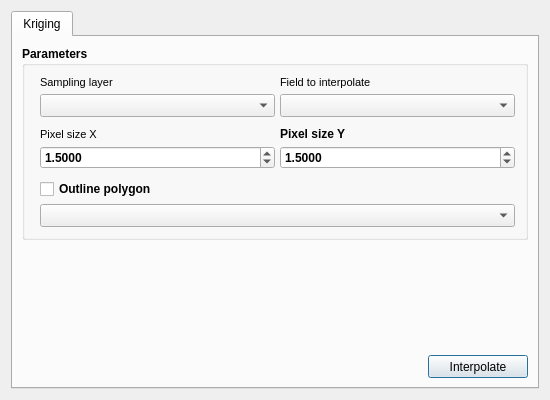
<?xml version="1.0" encoding="UTF-8"?>
<ui version="4.0">
 <class>Dialog</class>
 <widget class="QDialog" name="Dialog">
  <property name="geometry">
   <rect>
    <x>0</x>
    <y>0</y>
    <width>550</width>
    <height>400</height>
   </rect>
  </property>
  <property name="minimumSize">
   <size>
    <width>550</width>
    <height>400</height>
   </size>
  </property>
  <property name="windowTitle">
   <string>Dialog</string>
  </property>
  <layout class="QGridLayout" name="gridLayout">
   <item row="0" column="0">
    <widget class="QTabWidget" name="tabWidget">
     <property name="currentIndex">
      <number>0</number>
     </property>
     <widget class="QWidget" name="kriging">
      <attribute name="title">
       <string>Kriging</string>
      </attribute>
      <layout class="QGridLayout" name="gridLayout_2">
       <item row="0" column="0">
        <widget class="QGroupBox" name="parametersGroupBox">
         <property name="sizePolicy">
          <sizepolicy hsizetype="Preferred" vsizetype="MinimumExpanding">
           <horstretch>0</horstretch>
           <verstretch>0</verstretch>
          </sizepolicy>
         </property>
         <property name="minimumSize">
          <size>
           <width>0</width>
           <height>90</height>
          </size>
         </property>
         <property name="font">
          <font>
           <weight>75</weight>
           <bold>true</bold>
          </font>
         </property>
         <property name="title">
          <string>Parameters</string>
         </property>
         <layout class="QVBoxLayout" name="verticalLayout_3">
          <property name="spacing">
           <number>5</number>
          </property>
          <property name="leftMargin">
           <number>10</number>
          </property>
          <property name="topMargin">
           <number>10</number>
          </property>
          <property name="rightMargin">
           <number>10</number>
          </property>
          <property name="bottomMargin">
           <number>10</number>
          </property>
          <item>
           <layout class="QVBoxLayout" name="verticalLayout">
            <property name="spacing">
             <number>5</number>
            </property>
            <property name="leftMargin">
             <number>0</number>
            </property>
            <property name="rightMargin">
             <number>0</number>
            </property>
            <item>
             <layout class="QHBoxLayout" name="horizontalLayout">
              <property name="spacing">
               <number>5</number>
              </property>
              <property name="leftMargin">
               <number>5</number>
              </property>
              <property name="topMargin">
               <number>0</number>
              </property>
              <item>
               <widget class="QLabel" name="layerLabel">
                <property name="minimumSize">
                 <size>
                  <width>0</width>
                  <height>13</height>
                 </size>
                </property>
                <property name="font">
                 <font>
                  <family>MS Shell Dlg 2</family>
                  <pointsize>8</pointsize>
                  <weight>50</weight>
                  <italic>false</italic>
                  <bold>false</bold>
                 </font>
                </property>
                <property name="styleSheet">
                 <string notr="true">font: 8pt &quot;MS Shell Dlg 2&quot;</string>
                </property>
                <property name="text">
                 <string>Sampling layer</string>
                </property>
               </widget>
              </item>
              <item>
               <widget class="QLabel" name="fieldLabel">
                <property name="sizePolicy">
                 <sizepolicy hsizetype="Preferred" vsizetype="Minimum">
                  <horstretch>0</horstretch>
                  <verstretch>0</verstretch>
                 </sizepolicy>
                </property>
                <property name="minimumSize">
                 <size>
                  <width>0</width>
                  <height>13</height>
                 </size>
                </property>
                <property name="font">
                 <font>
                  <family>MS Shell Dlg 2</family>
                  <pointsize>8</pointsize>
                  <weight>50</weight>
                  <italic>false</italic>
                  <bold>false</bold>
                 </font>
                </property>
                <property name="styleSheet">
                 <string notr="true">font: 8pt &quot;MS Shell Dlg 2&quot;</string>
                </property>
                <property name="text">
                 <string>Field to interpolate</string>
                </property>
               </widget>
              </item>
             </layout>
            </item>
            <item>
             <layout class="QHBoxLayout" name="horizontalLayout_2">
              <property name="spacing">
               <number>5</number>
              </property>
              <property name="leftMargin">
               <number>5</number>
              </property>
              <item>
               <widget class="QgsMapLayerComboBox" name="samplingLayerComboBox">
                <property name="minimumSize">
                 <size>
                  <width>0</width>
                  <height>23</height>
                 </size>
                </property>
                <property name="styleSheet">
                 <string notr="true">font: 8pt &quot;MS Shell Dlg 2&quot;</string>
                </property>
               </widget>
              </item>
              <item>
               <widget class="QgsFieldComboBox" name="samplingFieldComboBox">
                <property name="minimumSize">
                 <size>
                  <width>0</width>
                  <height>23</height>
                 </size>
                </property>
                <property name="styleSheet">
                 <string notr="true">font: 8pt &quot;MS Shell Dlg 2&quot;</string>
                </property>
               </widget>
              </item>
             </layout>
            </item>
           </layout>
          </item>
          <item>
           <spacer name="verticalSpacer">
            <property name="orientation">
             <enum>Qt::Vertical</enum>
            </property>
            <property name="sizeType">
             <enum>QSizePolicy::Fixed</enum>
            </property>
            <property name="sizeHint" stdset="0">
             <size>
              <width>20</width>
              <height>5</height>
             </size>
            </property>
           </spacer>
          </item>
          <item>
           <layout class="QVBoxLayout" name="verticalLayout_2">
            <property name="spacing">
             <number>5</number>
            </property>
            <property name="leftMargin">
             <number>0</number>
            </property>
            <property name="rightMargin">
             <number>0</number>
            </property>
            <item>
             <layout class="QHBoxLayout" name="horizontalLayout_3">
              <property name="spacing">
               <number>5</number>
              </property>
              <property name="leftMargin">
               <number>5</number>
              </property>
              <property name="topMargin">
               <number>0</number>
              </property>
              <item>
               <widget class="QLabel" name="pixelSizeXLabel">
                <property name="sizePolicy">
                 <sizepolicy hsizetype="MinimumExpanding" vsizetype="Preferred">
                  <horstretch>0</horstretch>
                  <verstretch>0</verstretch>
                 </sizepolicy>
                </property>
                <property name="font">
                 <font>
                  <family>MS Shell Dlg 2</family>
                  <pointsize>8</pointsize>
                  <weight>50</weight>
                  <italic>false</italic>
                  <bold>false</bold>
                 </font>
                </property>
                <property name="styleSheet">
                 <string notr="true">font: 8pt &quot;MS Shell Dlg 2&quot;</string>
                </property>
                <property name="text">
                 <string>Pixel size X</string>
                </property>
               </widget>
              </item>
              <item>
               <widget class="QLabel" name="pixelSizeYLabel">
                <property name="sizePolicy">
                 <sizepolicy hsizetype="MinimumExpanding" vsizetype="Preferred">
                  <horstretch>0</horstretch>
                  <verstretch>0</verstretch>
                 </sizepolicy>
                </property>
                <property name="styleSheet">
                 <string notr="true">font: 8pt &quot;MS Shell Dlg 2&quot;</string>
                </property>
                <property name="text">
                 <string>Pixel size Y</string>
                </property>
               </widget>
              </item>
             </layout>
            </item>
            <item>
             <layout class="QHBoxLayout" name="horizontalLayout_4">
              <property name="spacing">
               <number>5</number>
              </property>
              <property name="leftMargin">
               <number>5</number>
              </property>
              <item>
               <widget class="QDoubleSpinBox" name="pixelSizeXSpinBox">
                <property name="styleSheet">
                 <string notr="true">font: 8pt &quot;MS Shell Dlg 2&quot;</string>
                </property>
                <property name="decimals">
                 <number>4</number>
                </property>
                <property name="maximum">
                 <double>999.990000000000009</double>
                </property>
                <property name="singleStep">
                 <double>0.100000000000000</double>
                </property>
                <property name="value">
                 <double>1.500000000000000</double>
                </property>
               </widget>
              </item>
              <item>
               <widget class="QDoubleSpinBox" name="pixelSizeYSpinBox">
                <property name="styleSheet">
                 <string notr="true">font: 8pt &quot;MS Shell Dlg 2&quot;</string>
                </property>
                <property name="decimals">
                 <number>4</number>
                </property>
                <property name="minimum">
                 <double>0.000000000000000</double>
                </property>
                <property name="maximum">
                 <double>999.990000000000009</double>
                </property>
                <property name="singleStep">
                 <double>0.100000000000000</double>
                </property>
                <property name="value">
                 <double>1.500000000000000</double>
                </property>
               </widget>
              </item>
             </layout>
            </item>
           </layout>
          </item>
          <item>
           <spacer name="verticalSpacer_2">
            <property name="orientation">
             <enum>Qt::Vertical</enum>
            </property>
            <property name="sizeType">
             <enum>QSizePolicy::Fixed</enum>
            </property>
            <property name="sizeHint" stdset="0">
             <size>
              <width>20</width>
              <height>5</height>
             </size>
            </property>
           </spacer>
          </item>
          <item>
           <layout class="QVBoxLayout" name="verticalLayout_4">
            <property name="spacing">
             <number>5</number>
            </property>
            <property name="leftMargin">
             <number>0</number>
            </property>
            <property name="rightMargin">
             <number>0</number>
            </property>
            <item>
             <layout class="QHBoxLayout" name="horizontalLayout_5">
              <property name="spacing">
               <number>5</number>
              </property>
              <property name="leftMargin">
               <number>5</number>
              </property>
              <property name="topMargin">
               <number>0</number>
              </property>
              <item>
               <widget class="QCheckBox" name="outlinePolygonCheckBox">
                <property name="styleSheet">
                 <string notr="true">font: 8pt &quot;MS Shell Dlg 2&quot;</string>
                </property>
                <property name="text">
                 <string>Outline polygon</string>
                </property>
               </widget>
              </item>
             </layout>
            </item>
            <item>
             <layout class="QHBoxLayout" name="horizontalLayout_6">
              <property name="spacing">
               <number>5</number>
              </property>
              <property name="leftMargin">
               <number>5</number>
              </property>
              <item>
               <widget class="QgsMapLayerComboBox" name="boundaryLayerComboBox">
                <property name="minimumSize">
                 <size>
                  <width>0</width>
                  <height>23</height>
                 </size>
                </property>
                <property name="styleSheet">
                 <string notr="true">font: 8pt &quot;MS Shell Dlg 2&quot;</string>
                </property>
               </widget>
              </item>
             </layout>
            </item>
           </layout>
          </item>
         </layout>
        </widget>
       </item>
       <item row="2" column="0">
        <spacer name="verticalSpacer_4">
         <property name="orientation">
          <enum>Qt::Vertical</enum>
         </property>
         <property name="sizeHint" stdset="0">
          <size>
           <width>20</width>
           <height>20</height>
          </size>
         </property>
        </spacer>
       </item>
       <item row="3" column="0">
        <layout class="QHBoxLayout" name="horizontalLayout_13">
         <property name="spacing">
          <number>0</number>
         </property>
         <item>
          <spacer name="horizontalSpacer_9">
           <property name="orientation">
            <enum>Qt::Horizontal</enum>
           </property>
           <property name="sizeHint" stdset="0">
            <size>
             <width>40</width>
             <height>20</height>
            </size>
           </property>
          </spacer>
         </item>
         <item>
          <widget class="QPushButton" name="interpolatePushButton">
           <property name="minimumSize">
            <size>
             <width>100</width>
             <height>23</height>
            </size>
           </property>
           <property name="maximumSize">
            <size>
             <width>16777215</width>
             <height>28</height>
            </size>
           </property>
           <property name="styleSheet">
            <string notr="true">font: 8pt &quot;MS Shell Dlg 2&quot;;</string>
           </property>
           <property name="text">
            <string>Interpolate</string>
           </property>
          </widget>
         </item>
        </layout>
       </item>
      </layout>
     </widget>
    </widget>
   </item>
  </layout>
 </widget>
 <customwidgets>
  <customwidget>
   <class>QgsFieldComboBox</class>
   <extends>QComboBox</extends>
   <header>qgsfieldcombobox.h</header>
  </customwidget>
  <customwidget>
   <class>QgsMapLayerComboBox</class>
   <extends>QComboBox</extends>
   <header>qgsmaplayercombobox.h</header>
  </customwidget>
 </customwidgets>
 <tabstops>
  <tabstop>tabWidget</tabstop>
  <tabstop>samplingLayerComboBox</tabstop>
  <tabstop>samplingFieldComboBox</tabstop>
  <tabstop>pixelSizeXSpinBox</tabstop>
  <tabstop>pixelSizeYSpinBox</tabstop>
  <tabstop>outlinePolygonCheckBox</tabstop>
  <tabstop>boundaryLayerComboBox</tabstop>
  <tabstop>interpolatePushButton</tabstop>
 </tabstops>
 <resources/>
 <connections/>
</ui>
